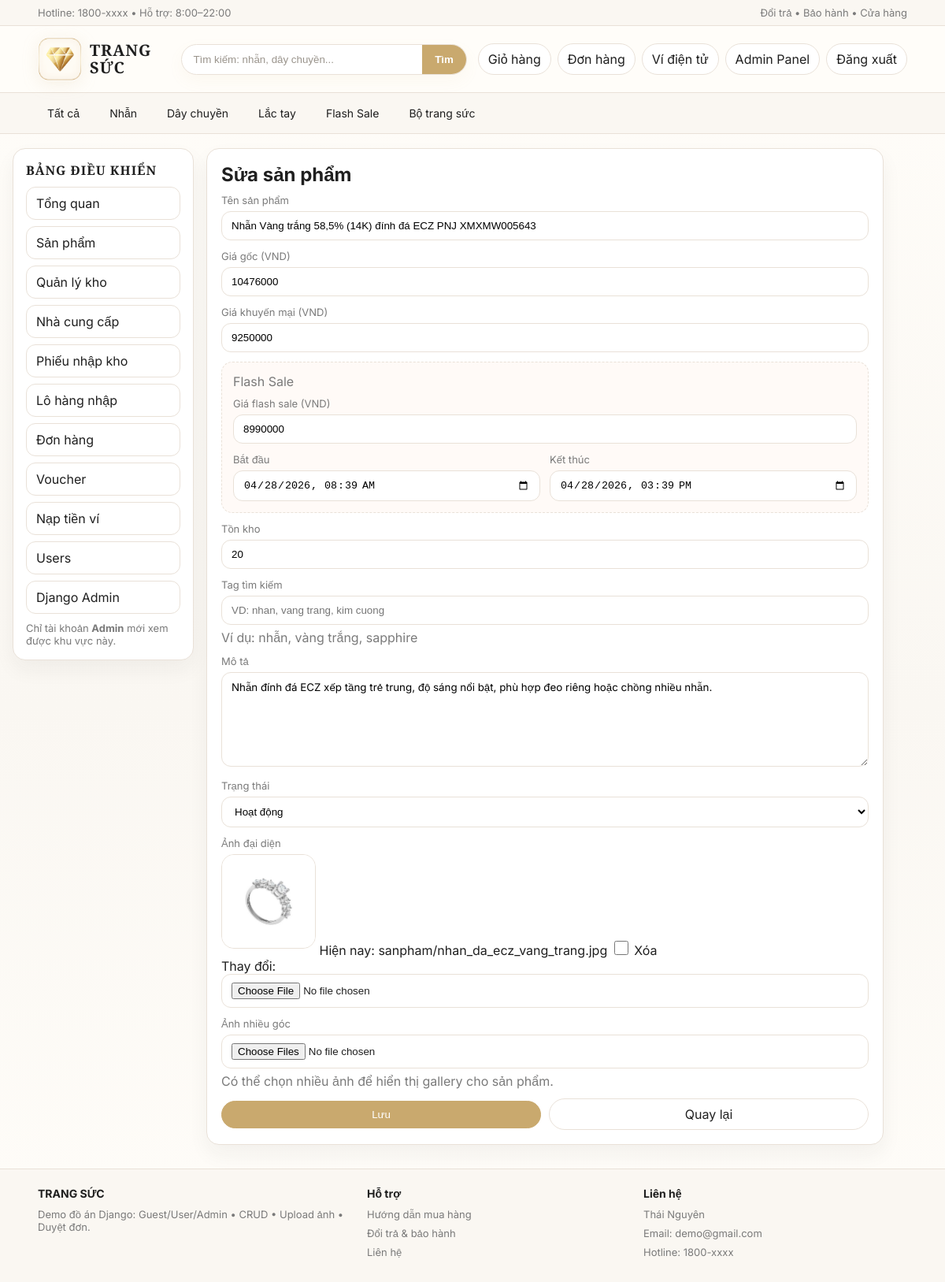
Before: /admin-panel/san-pham/11/sua/ (signed in) with the older database file.
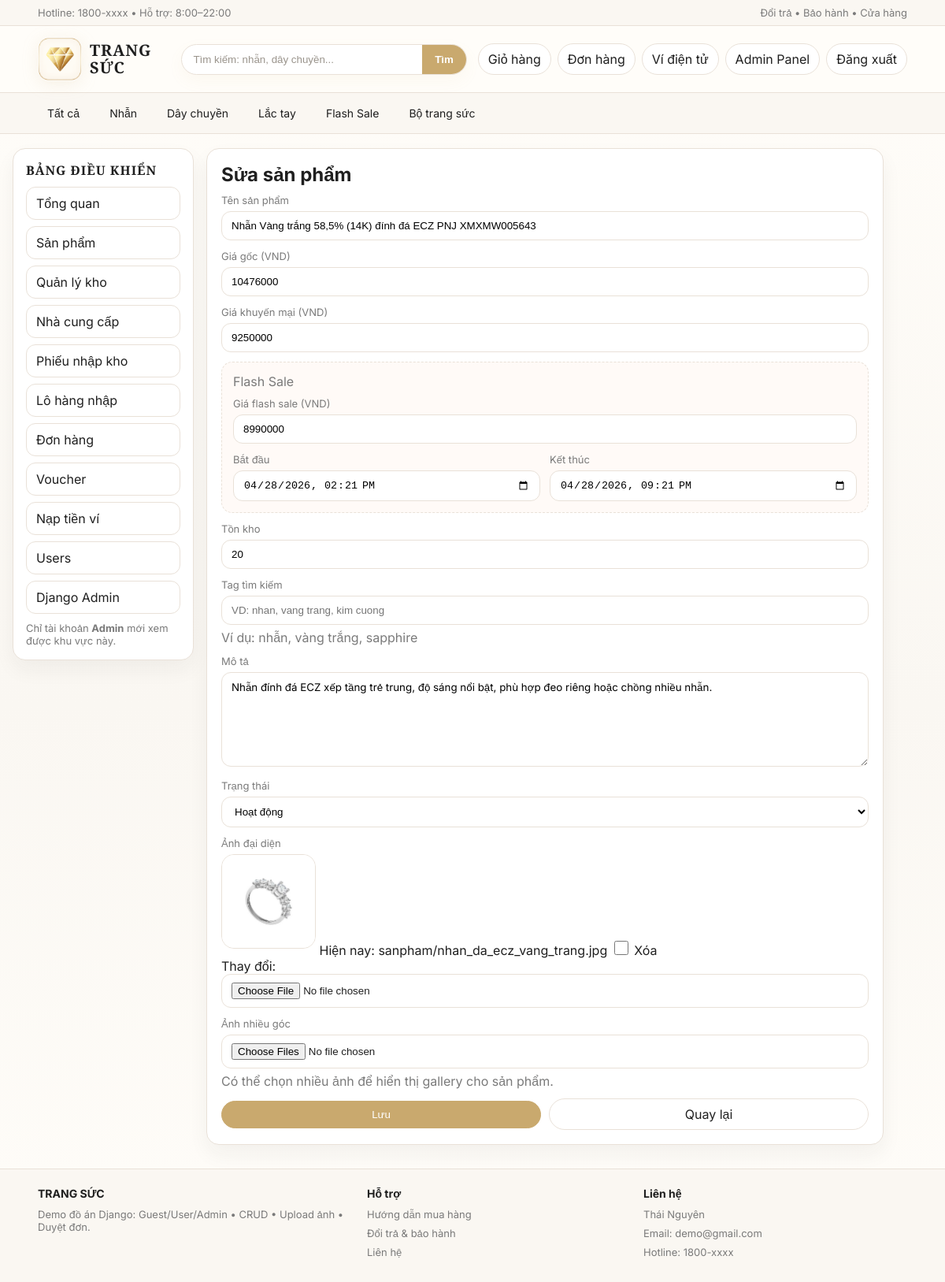
After: the same page with the newer database file.
### shop/models.py (models this page shows, shortened)
class SanPham(models.Model):
    TRANG_THAI = [
        ("active", "Hoạt động"),
        ("inactive", "Ngừng kinh doanh"),
    ]
    ten = models.CharField(max_length=100)
    gia = models.IntegerField(default=0)
    gia_khuyen_mai = models.IntegerField(blank=True, null=True)
    flash_sale_price = models.IntegerField(blank=True, null=True)
    flash_sale_start = models.DateTimeField(blank=True, null=True)
    flash_sale_end = models.DateTimeField(blank=True, null=True)
    anh = models.ImageField(upload_to="sanpham/", blank=True, null=True)
    search_tags = models.CharField(max_length=255, blank=True, default="")
    mo_ta = models.TextField(blank=True, default="")
    ton_kho = models.IntegerField(default=10)
    trang_thai = models.CharField(max_length=20, choices=TRANG_THAI, default="active")
    @property
    def gallery_images(self):
        return self.images.filter(is_active=True).order_by("sort_order", "id")

### shop/views.py (the view, shortened to what this page needs)
# urls.py: path("admin-panel/san-pham/<int:sp_id>/sua/", views.admin_sanpham_edit, name="admin_sanpham_edit"),
@admin_required
def admin_sanpham_edit(request, sp_id):
    sp = get_object_or_404(SanPham, id=sp_id)
    form = SanPhamForm(request.POST or None, request.FILES or None, instance=sp)
    return render(request, "admin_sanpham_form.html", {"sp": sp, "mode": "edit", "form": form, "gallery_images": sp.gallery_images})

### templates/admin_sanpham_form.html (shortened to what this page needs)
{% extends "admin_base.html" %}
{% block admin_content %}
  <div class="card" style="padding:18px;max-width:860px;">
    <h2 style="margin:0 0 10px;">{% if mode == "edit" %}Sửa{% else %}Thêm{% endif %} sản phẩm</h2>
    <form method="post" enctype="multipart/form-data" style="display:grid;gap:12px;">
      <div><div class="label">Tên sản phẩm</div>{{ form.ten }}{{ form.ten.errors }}</div>
      <div><div class="label">Giá gốc (VND)</div>{{ form.gia }}{{ form.gia.errors }}</div>
      <div><div class="label">Giá khuyến mại (VND)</div>{{ form.gia_khuyen_mai }}{{ form.gia_khuyen_mai.errors }}</div>
      <div style="padding:14px;border:1px dashed var(--line);border-radius:14px;background:#fffaf7;">
        <div class="label" style="font-size:16px;margin-bottom:10px;">Flash Sale</div>
        <div style="display:grid;gap:12px;">
          <div><div class="label">Giá flash sale (VND)</div>{{ form.flash_sale_price }}{{ form.flash_sale_price.errors }}</div>
          <div style="display:grid;grid-template-columns:repeat(auto-fit,minmax(220px,1fr));gap:12px;">
            <div><div class="label">Bắt đầu</div>{{ form.flash_sale_start }}{{ form.flash_sale_start.errors }}</div>
            <div><div class="label">Kết thúc</div>{{ form.flash_sale_end }}{{ form.flash_sale_end.errors }}</div>
          </div>
        </div>
      </div>
      <div><div class="label">Tồn kho</div>{{ form.ton_kho }}{{ form.ton_kho.errors }}</div>
      <div><div class="label">Tag tìm kiếm</div>{{ form.search_tags }}{{ form.search_tags.errors }}<div class="muted" style="margin-top:6px;">Ví dụ: nhẫn, vàng trắng, sapphire</div></div>
      <div><div class="label">Mô tả</div>{{ form.mo_ta }}{{ form.mo_ta.errors }}</div>
      <div><div class="label">Trạng thái</div>{{ form.trang_thai }}{{ form.trang_thai.errors }}</div>
      <div>
        <div class="label">Ảnh đại diện</div>
        {% if sp and sp.anh %}<img src="{{ sp.anh.url }}" alt="" style="width:120px;height:120px;object-fit:cover;border-radius:16px;border:1px solid var(--line);margin-bottom:8px;">{% endif %}
        {{ form.anh }}{{ form.anh.errors }}
      </div>
      <div>
        <div class="label">Ảnh nhiều góc</div>
        {{ form.gallery_images }}{{ form.gallery_images.errors }}
        <div class="muted" style="margin-top:6px;">Có thể chọn nhiều ảnh để hiển thị gallery cho sản phẩm.</div>
      </div>
      <div class="row" style="gap:10px;flex-wrap:wrap;">
        <button class="btn primary" type="submit">Lưu</button>
        <a class="btn" href="{% url 'admin_sanpham_list' %}">Quay lại</a>
      </div>
    </form>
  </div>
{% endblock %}

Changed rows visible on the page:
changed SanPham "Nhẫn Vàng trắng 58,5% (14K) đính đá ECZ PNJ XMXMW005643": flash_sale_start "04/28/2026 08:39" → "04/28/2026 14:21"; flash_sale_end "04/28/2026 15:39" → "04/28/2026 21:21"
